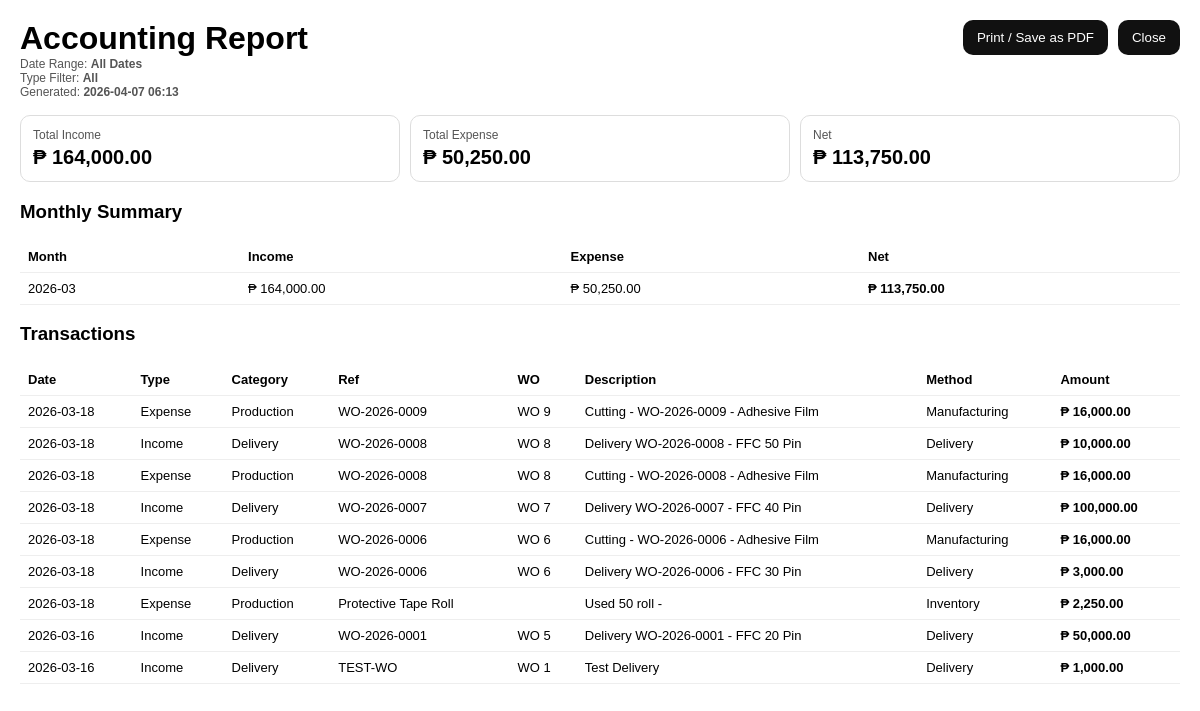
/accounting_report.php (signed in), run on an earlier commit of the app's database.
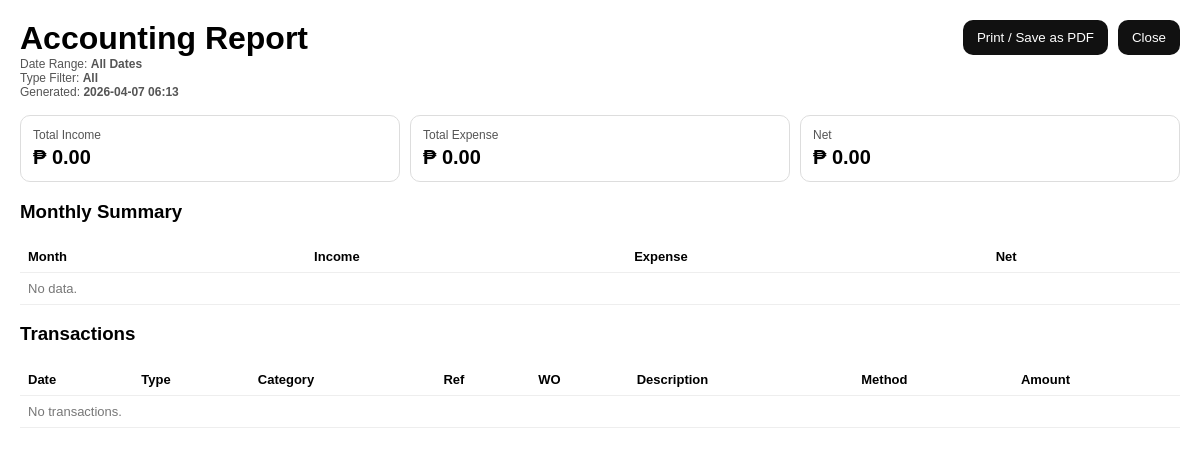
And on a later commit of the database.
### tables this page shows
CREATE TABLE `accounting_transactions` (
  `id` int(11) NOT NULL,
  `txn_date` date NOT NULL,
  `type` enum('Income','Expense') NOT NULL,
  `category` varchar(80) NOT NULL,
  `reference_no` varchar(50) DEFAULT NULL,
  `wo_id` int(11) DEFAULT NULL,
  `description` varchar(255) DEFAULT NULL,
  `payment_method` varchar(40) DEFAULT NULL,
  `amount` decimal(12,2) NOT NULL DEFAULT 0.00,
  `created_at` datetime DEFAULT current_timestamp()
);

### accounting_report.php (the view, shortened to what this page needs)
<?php
require_once 'config.php';
$ftype = $_GET['ftype'] ?? 'All';
$where = [];
$params = [];
$whereSql = count($where) ? ("WHERE " . implode(" AND ", $where)) : "";
$stmt = $conn->prepare("
  SELECT
    COALESCE(SUM(CASE WHEN type='Income' THEN amount ELSE 0 END),0) AS total_income,
    COALESCE(SUM(CASE WHEN type='Expense' THEN amount ELSE 0 END),0) AS total_expense
  FROM accounting_transactions
  $whereSql
");
$stmt->execute($params);
$sum = $stmt->fetch();
$total_income = (float)$sum['total_income'];
$total_expense = (float)$sum['total_expense'];
$net = $total_income - $total_expense;
$stmt = $conn->prepare("
  SELECT
    DATE_FORMAT(txn_date, '%Y-%m') AS ym,
    COALESCE(SUM(CASE WHEN type='Income' THEN amount ELSE 0 END),0) AS income,
    COALESCE(SUM(CASE WHEN type='Expense' THEN amount ELSE 0 END),0) AS expense
  FROM accounting_transactions
  $whereSql
  GROUP BY ym
  ORDER BY ym DESC
");
$stmt->execute($params);
$monthly = $stmt->fetchAll();
$stmt = $conn->prepare("
  SELECT *
  FROM accounting_transactions
  $whereSql
  ORDER BY txn_date DESC, id DESC
");
$stmt->execute($params);
$rows = $stmt->fetchAll();
$rangeLabel = "All Dates";
?>
<!DOCTYPE html>
<html>
<head>
</head>
<body>
<div class="header">
  <div>
    <h1>Accounting Report</h1>
    <div class="small">Date Range: <b><?= htmlspecialchars($rangeLabel) ?></b></div>
    <div class="small">Type Filter: <b><?= htmlspecialchars($ftype) ?></b></div>
    <div class="small">Generated: <b><?= date('Y-m-d H:i') ?></b></div>
  </div>
  <div class="btns">
    <button onclick="window.print()">Print / Save as PDF</button>
    <button onclick="window.close()">Close</button>
  </div>
</div>
<div class="boxes">
  <div class="box">
    <div class="small">Total Income</div>
    <div class="val">₱ <?= number_format($total_income, 2) ?></div>
  </div>
  <div class="box">
    <div class="small">Total Expense</div>
    <div class="val">₱ <?= number_format($total_expense, 2) ?></div>
  </div>
  <div class="box">
    <div class="small">Net</div>
    <div class="val">₱ <?= number_format($net, 2) ?></div>
  </div>
</div>
<h3>Monthly Summary</h3>
<table>
  <thead>
    <tr>
      <th>Month</th>
      <th>Income</th>
      <th>Expense</th>
      <th>Net</th>
    </tr>
  </thead>
  <tbody>
    <?php if(empty($monthly)): ?>
      <tr><td colspan="4" style="color:#777;">No data.</td></tr>
    <?php endif; ?>
    <?php foreach($monthly as $m): ?>
      <?php $mnet = (float)$m['income'] - (float)$m['expense']; ?>
      <tr>
        <td><?= htmlspecialchars($m['ym']) ?></td>
        <td>₱ <?= number_format((float)$m['income'], 2) ?></td>
        <td>₱ <?= number_format((float)$m['expense'], 2) ?></td>
        <td><b>₱ <?= number_format($mnet, 2) ?></b></td>
      </tr>
    <?php endforeach; ?>
  </tbody>
</table>
<h3 style="margin-top:18px;">Transactions</h3>
<table>
  <thead>
    <tr>
      <th>Date</th>
      <th>Type</th>
      <th>Category</th>
      <th>Ref</th>
      <th>WO</th>
      <th>Description</th>
      <th>Method</th>
      <th>Amount</th>
    </tr>
  </thead>
  <tbody>
    <?php if(empty($rows)): ?>
      <tr><td colspan="8" style="color:#777;">No transactions.</td></tr>
    <?php endif; ?>
    <?php foreach($rows as $r): ?>
      <tr>
        <td><?= htmlspecialchars($r['txn_date']) ?></td>
        <td><?= htmlspecialchars($r['type']) ?></td>
        <td><?= htmlspecialchars($r['category']) ?></td>
        <td><?= htmlspecialchars($r['reference_no'] ?? '') ?></td>
        <td><?= $r['wo_id'] ? 'WO '.$r['wo_id'] : '' ?></td>
        <td><?= htmlspecialchars($r['description'] ?? '') ?></td>
        <td><?= htmlspecialchars($r['payment_method'] ?? '') ?></td>
        <td><b>₱ <?= number_format((float)$r['amount'], 2) ?></b></td>
      </tr>
    <?php endforeach; ?>
  </tbody>
</table>
</body>
</html>

What changed in the data, as far as the page shows it:
removed accounting_transactions: txn_date "2026-03-18", type "Expense", category "Production", reference_no "WO-2026-0009", wo "9", description "Cutting - WO-2026-0009 - Adhesive Film", payment_method "Manufacturing", amount "16,000.00"
removed accounting_transactions: txn_date "2026-03-18", type "Income", category "Delivery", reference_no "WO-2026-0008", wo "8", description "Delivery WO-2026-0008 - FFC 50 Pin", payment_method "Delivery", amount "10,000.00"
removed accounting_transactions: txn_date "2026-03-18", type "Expense", category "Production", reference_no "WO-2026-0008", wo "8", description "Cutting - WO-2026-0008 - Adhesive Film", payment_method "Manufacturing", amount "16,000.00"
removed accounting_transactions: txn_date "2026-03-18", type "Income", category "Delivery", reference_no "WO-2026-0007", wo "7", description "Delivery WO-2026-0007 - FFC 40 Pin", payment_method "Delivery", amount "100,000.00"
removed accounting_transactions: txn_date "2026-03-18", type "Expense", category "Production", reference_no "WO-2026-0006", wo "6", description "Cutting - WO-2026-0006 - Adhesive Film", payment_method "Manufacturing", amount "16,000.00"
removed accounting_transactions: txn_date "2026-03-18", type "Income", category "Delivery", reference_no "WO-2026-0006", wo "6", description "Delivery WO-2026-0006 - FFC 30 Pin", payment_method "Delivery", amount "3,000.00"
removed accounting_transactions: txn_date "2026-03-18", type "Expense", category "Production", reference_no "Protective Tape Roll", description "Used 50 roll -", payment_method "Inventory", amount "2,250.00"
removed accounting_transactions: txn_date "2026-03-16", type "Income", category "Delivery", reference_no "WO-2026-0001", wo "5", description "Delivery WO-2026-0001 - FFC 20 Pin", payment_method "Delivery", amount "50,000.00"
removed accounting_transactions: txn_date "2026-03-16", type "Income", category "Delivery", reference_no "TEST-WO", wo "1", description "Test Delivery", payment_method "Delivery", amount "1,000.00"
Also different on the page:
$total_income: "164,000.00" → "0.00"
$total_expense: "50,250.00" → "0.00"
$net: "113,750.00" → "0.00"
text now shown: "No data. No transactions."
list line gone: "2026-03 ₱ 164,000.00 ₱ 50,250.00 ₱ 113,750.00"
